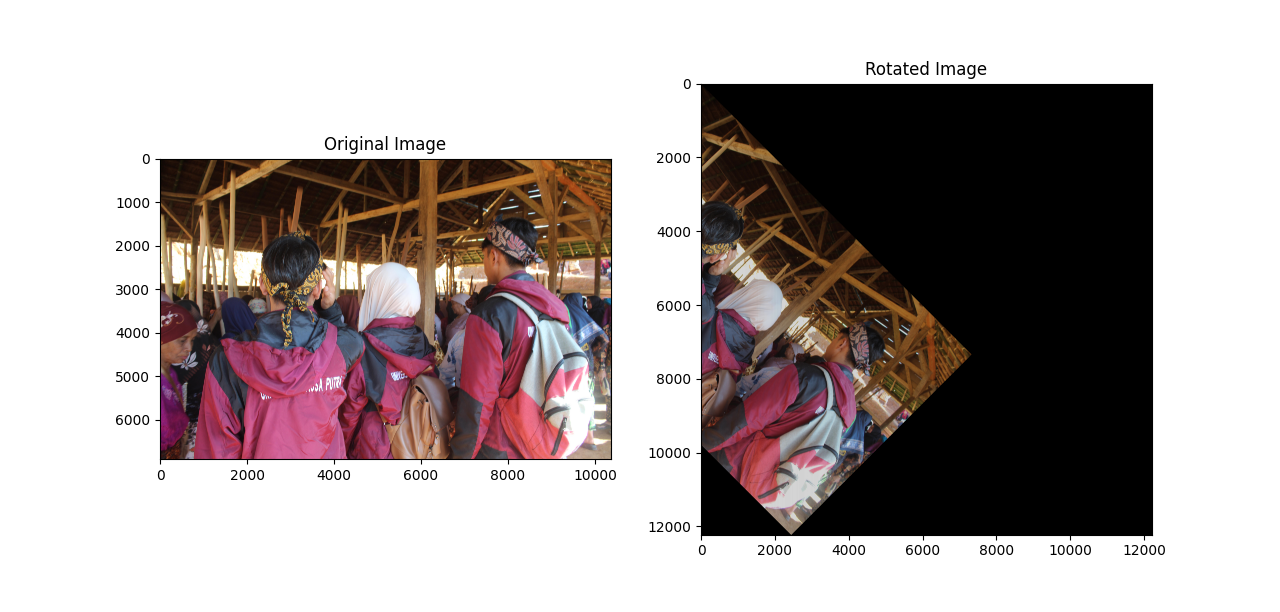

Recreate this plot in Python.
import numpy as np
import imageio as img
import matplotlib.pyplot as plt

def rotateImage(image, degree):
    radian_deg = np.radians(degree)
    cos_deg, sin_deg = np.cos(radian_deg), np.sin(radian_deg)
    height, width = image.shape[:2]
    max_dim = int(np.sqrt(height*2 + width*2))
    outputImage = np.zeros((max_dim, max_dim, 3), dtype=image.dtype)
    centerY, centerX = max_dim//2, max_dim//2
    max_dim_y = int(abs(height * cos_deg) + abs(width * sin_deg))
    max_dim_x = int(abs(width * cos_deg) + abs(height * sin_deg))
    outputImage = np.zeros((max_dim_y, max_dim_x, 3), dtype=image.dtype)
    
    for y in range(height):
        for x in range(width):
            newX = int(cos_deg * x - sin_deg * y)
            newY = int(sin_deg * x + cos_deg * y)
            if 0 <= newX < max_dim_x and 0 <= newY < max_dim_y:
                outputImage[newY, newX] = image[y, x]
                
    return outputImage

image = img.imread('kkn.JPG')
rotated_image = rotateImage(image, 45)

plt.subplot(1, 2, 1)
plt.imshow(image)
plt.title("Original Image")

plt.subplot(1, 2, 2)
plt.imshow(rotated_image)
plt.title("Rotated Image")

plt.show()
